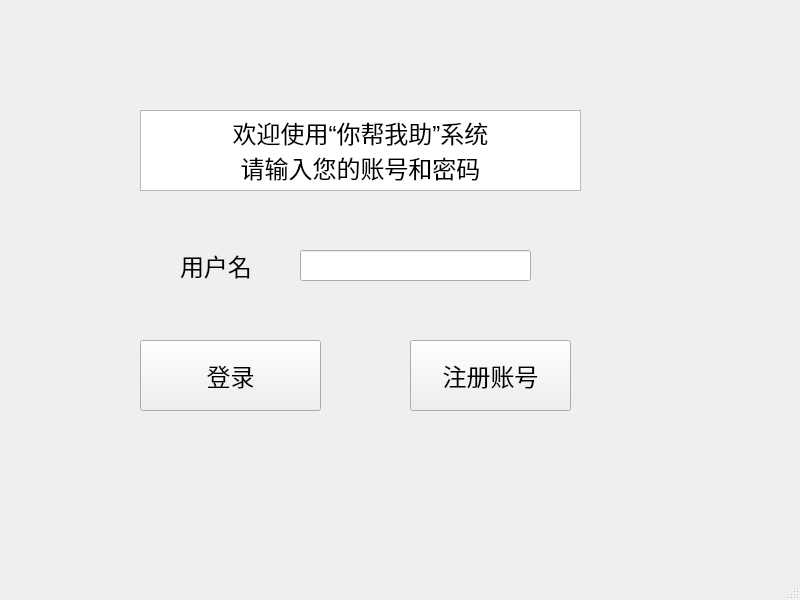
<?xml version="1.0" encoding="UTF-8"?>
<ui version="4.0">
 <class>User</class>
 <widget class="QMainWindow" name="User">
  <property name="geometry">
   <rect>
    <x>0</x>
    <y>0</y>
    <width>800</width>
    <height>600</height>
   </rect>
  </property>
  <property name="windowTitle">
   <string>MainWindow</string>
  </property>
  <widget class="QWidget" name="centralwidget">
   <widget class="QTextBrowser" name="textBrowser">
    <property name="geometry">
     <rect>
      <x>140</x>
      <y>110</y>
      <width>441</width>
      <height>81</height>
     </rect>
    </property>
    <property name="html">
     <string>&lt;!DOCTYPE HTML PUBLIC &quot;-//W3C//DTD HTML 4.0//EN&quot; &quot;http://www.w3.org/TR/REC-html40/strict.dtd&quot;&gt;
&lt;html&gt;&lt;head&gt;&lt;meta name=&quot;qrichtext&quot; content=&quot;1&quot; /&gt;&lt;style type=&quot;text/css&quot;&gt;
p, li { white-space: pre-wrap; }
&lt;/style&gt;&lt;/head&gt;&lt;body style=&quot; font-family:'SimSun'; font-size:7.2pt; font-weight:400; font-style:normal;&quot;&gt;
&lt;p align=&quot;center&quot; style=&quot; margin-top:0px; margin-bottom:0px; margin-left:0px; margin-right:0px; -qt-block-indent:0; text-indent:0px;&quot;&gt;&lt;span style=&quot; font-size:18pt;&quot;&gt;欢迎使用“你帮我助”系统&lt;/span&gt;&lt;/p&gt;
&lt;p align=&quot;center&quot; style=&quot; margin-top:0px; margin-bottom:0px; margin-left:0px; margin-right:0px; -qt-block-indent:0; text-indent:0px;&quot;&gt;&lt;span style=&quot; font-size:18pt;&quot;&gt;请输入您的账号和密码&lt;/span&gt;&lt;/p&gt;&lt;/body&gt;&lt;/html&gt;</string>
    </property>
   </widget>
   <widget class="QLabel" name="label">
    <property name="geometry">
     <rect>
      <x>180</x>
      <y>250</y>
      <width>91</width>
      <height>31</height>
     </rect>
    </property>
    <property name="font">
     <font>
      <family>Arial</family>
      <pointsize>18</pointsize>
     </font>
    </property>
    <property name="text">
     <string>用户名</string>
    </property>
   </widget>
   <widget class="QLineEdit" name="username">
    <property name="geometry">
     <rect>
      <x>300</x>
      <y>250</y>
      <width>231</width>
      <height>31</height>
     </rect>
    </property>
   </widget>
   <widget class="QPushButton" name="BT21">
    <property name="geometry">
     <rect>
      <x>140</x>
      <y>340</y>
      <width>181</width>
      <height>71</height>
     </rect>
    </property>
    <property name="font">
     <font>
      <family>Arial</family>
      <pointsize>18</pointsize>
     </font>
    </property>
    <property name="text">
     <string>登录</string>
    </property>
   </widget>
   <widget class="QPushButton" name="BT22">
    <property name="geometry">
     <rect>
      <x>410</x>
      <y>340</y>
      <width>161</width>
      <height>71</height>
     </rect>
    </property>
    <property name="font">
     <font>
      <family>Arial</family>
      <pointsize>18</pointsize>
     </font>
    </property>
    <property name="text">
     <string>注册账号</string>
    </property>
   </widget>
  </widget>
  <widget class="QMenuBar" name="menubar">
   <property name="geometry">
    <rect>
     <x>0</x>
     <y>0</y>
     <width>800</width>
     <height>26</height>
    </rect>
   </property>
  </widget>
  <widget class="QStatusBar" name="statusbar"/>
 </widget>
 <resources/>
 <connections/>
</ui>
